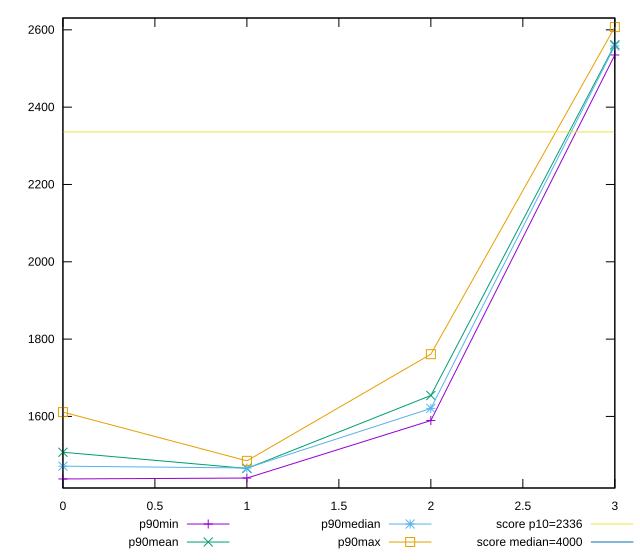

Here is the gnuplot script that generated this plot:
reset

$p90Min <<EOF
0 1438.2479999999998
1 1440.6399000000001
2 1589.4264
3 2534.93
EOF

$p90Mean <<EOF
0 1507.342510638298
1 1465.3804595744682
2 1654.1890623655913
3 2561.4639468085106
EOF

$p90Median <<EOF
0 1471.3545
1 1466.6541000000002
2 1620.7644
3 2558.3395
EOF

$p90Max <<EOF
0 1611.1575
1 1485.1023
2 1761.02
3 2607.1849999999995
EOF

set key outside below
set xrange [0:3]
set yrange [1414.86926:2630.5637399999996]
set trange [1414.86926:2630.5637399999996]
set terminal svg size 640, 560 enhanced background rgb 'white'
set output "reports/report_00030_2021-02-24T20-42-31.540Z/first-contentful-paint/progression/value.svg"

plot $p90Min title "p90min" with linespoints, \
     $p90Mean title "p90mean" with linespoints, \
     $p90Median title "p90median" with linespoints, \
     $p90Max title "p90max" with linespoints, \
     2336 title "score p10=2336", \
     4000 title "score median=4000"

reset
